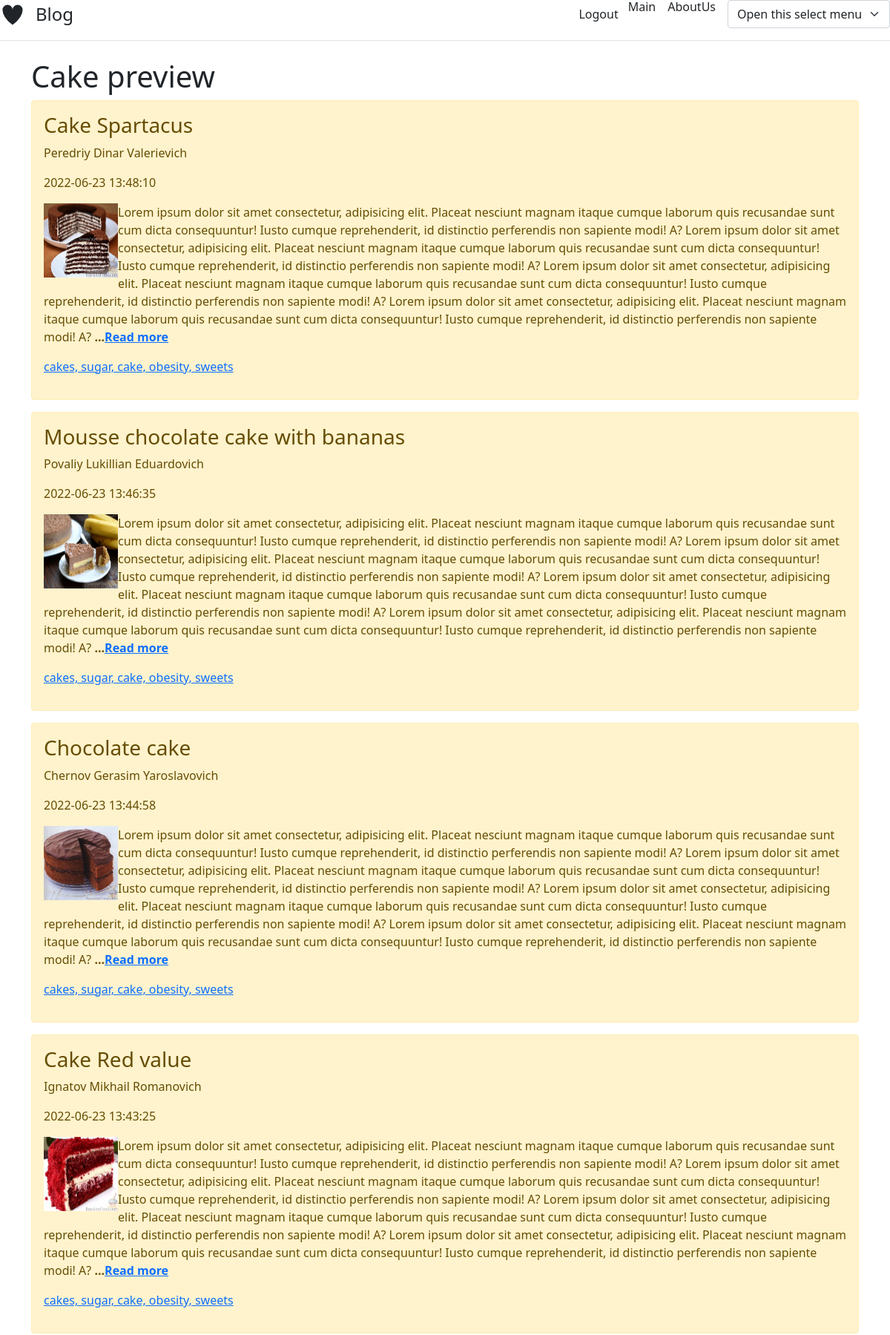
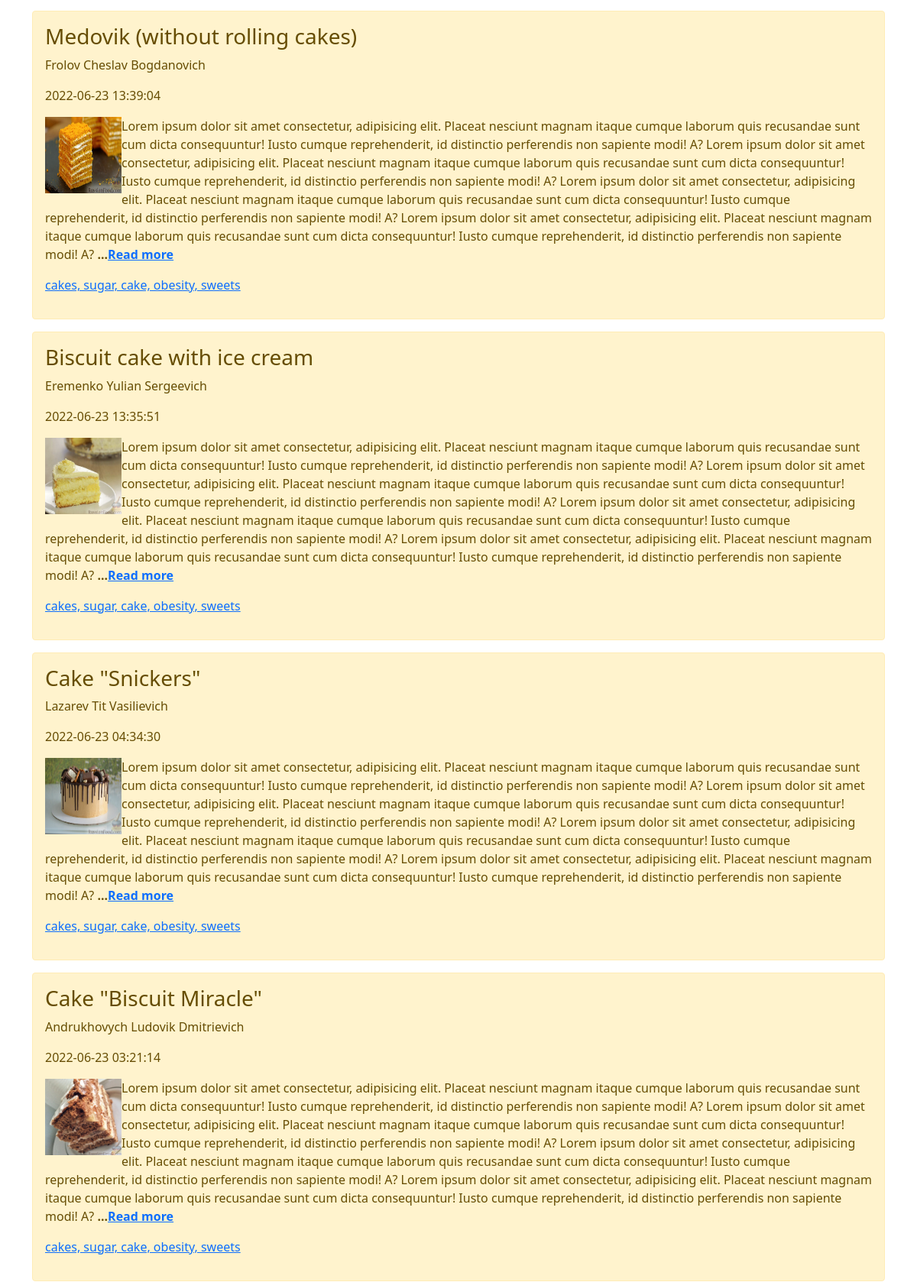
Page /blog_cake_php/preview.php (upper part) on the committed database (2 pictures, top to bottom).
### tables this page shows
CREATE TABLE `blog_tb` (
  `id` int NOT NULL,
  `title` varchar(255) DEFAULT NULL,
  `content` text,
  `author` varchar(255) DEFAULT NULL,
  `tags` varchar(255) DEFAULT NULL,
  `date` datetime NOT NULL DEFAULT CURRENT_TIMESTAMP,
  `image` varchar(255) DEFAULT NULL
);

### blog_cake_php/preview.php (the view, shortened to what this page needs)
<?php
include "header/header.php";
echo '<h1>Cake preview</h1>';
include "db_config.php";
$sql = "SELECT * FROM blog_tb ORDER BY id DESC ";
if($result = $conn->query($sql)){
    foreach($result as $row){
        echo '<div class="alert alert-warning mt-2">';
        echo '<h3>' . $row['title'] . '</h3>';
        echo '<p>' . $row['author'] . '</p>';
        echo '<p>' . $row['date'] . '</p>';
        echo '<img style="float: left;" src = "' . $row['image'] . '" width = "100px" height = "100px"/>';
        $rest = substr($row['content'], 0, 900);
        echo '<p>' . $rest . '<b>...<a href="articles/tort' . $row['id'] . '.php">Read more</a></b></p>';
        echo '<p><a href="index.php">' . $row['tags'] . '</a></p>';
        echo '</div>';
    }
} else{
    echo "Errors: " . $conn->error;
}
include "footer/footer.php";
?>

### blog_cake_php/header/header.php
<?php
echo '<!DOCTYPE html>
<html lang="ru">
<head>
    <meta charset="UTF-8">
    <meta http-equiv="X-UA-Compatible" content="IE=edge">
    <meta name="viewport" content="width=device-width, initial-scale=1.0">
    <link rel="stylesheet" href="https://cdn.jsdelivr.net/npm/bootstrap@5.1.3/dist/css/bootstrap.min.css">
    <title>Главная</title>
</head>
<body>
    <div class="d-flex flex-column flex-md-row align-items-center pb-3 mb-4 border-bottom">
        <a href="/" class="d-flex align-items-center text-dark text-decoration-none">
          <svg xmlns="http://www.w3.org/2000/svg" width="40" height="32" class="me-2" viewBox="0 0 118 94" role="img"><title>Bootstrap</title><path fill-rule="evenodd" clip-rule="evenodd" d="M 10,30 A 20,20 0,0,1 50,30 A 20,20 0,0,1 90,30 Q 90,60 50,90 Q 10,60 10,30 z" fill="currentColor"></path></svg>
          <span class="fs-4">Blog</span>
        </a>
        <nav class="d-inline-flex mt-2 mt-md-0 ms-md-auto">
        <a href="logout.php" class="btn">Logout</a>
          <h6><a class="me-3 py-2 text-dark text-decoration-none" href="/preview.php">Main</a></h6>
          <h6><a class="me-3 py-2 text-dark text-decoration-none" href="/aboutus.php">AboutUs</a></h6>
          <select name="forma" onchange="location = this.value;" class="form-select" aria-label="Default select example">
            <option selected>
              Open this select menu
            </option>
            <option value="/create.php"">
              Create article
            </option>
            <option value="/delate.php">
              Delate article
            </option>
            <option value="/update.php">
              Update article
            </option>
          </select>
        </nav>
      </div>
      <div class="container">';
?>

### blog_cake_php/footer/footer.php
<?php
echo '      </div>
</body>
</html>';
?>

### rows in the picture
blog_tb: title "Cake Spartacus", author "Peredriy Dinar Valerievich", date "2022-06-23 13:48:10", image (picture), content "Lorem ipsum dolor sit amet consectetur, adipisicing elit. Placeat nesciunt magnam itaque cumque laborum quis recusandae sunt cum dicta consequuntur! Iusto cumque reprehenderit, id distinctio perferendis non sapiente modi! A? Lorem ipsum dolor sit amet consectetur, adipisicing elit. Placeat nesciunt magnam itaque cumque laborum quis recusandae sunt cum dicta consequuntur! Iusto cumque reprehenderit, id distinctio perferendis non sapiente modi! A? Lorem ipsum dolor sit amet consectetur, adipisicing elit. Placeat nesciunt magnam itaque cumque laborum quis recusandae sunt cum dicta consequuntur! Iusto cumque reprehenderit, id distinctio perferendis non sapiente modi! A? Lorem ipsum dolor sit…", tags "cakes, sugar, cake, obesity, sweets"
blog_tb: title "Mousse chocolate cake with bananas", author "Povaliy Lukillian Eduardovich", date "2022-06-23 13:46:35", image (picture), content "Lorem ipsum dolor sit amet consectetur, adipisicing elit. Placeat nesciunt magnam itaque cumque laborum quis recusandae sunt cum dicta consequuntur! Iusto cumque reprehenderit, id distinctio perferendis non sapiente modi! A? Lorem ipsum dolor sit amet consectetur, adipisicing elit. Placeat nesciunt magnam itaque cumque laborum quis recusandae sunt cum dicta consequuntur! Iusto cumque reprehenderit, id distinctio perferendis non sapiente modi! A? Lorem ipsum dolor sit amet consectetur, adipisicing elit. Placeat nesciunt magnam itaque cumque laborum quis recusandae sunt cum dicta consequuntur! Iusto cumque reprehenderit, id distinctio perferendis non sapiente modi! A? Lorem ipsum dolor sit…", tags "cakes, sugar, cake, obesity, sweets"
blog_tb: title "Chocolate cake", author "Chernov Gerasim Yaroslavovich", date "2022-06-23 13:44:58", image (picture), content "Lorem ipsum dolor sit amet consectetur, adipisicing elit. Placeat nesciunt magnam itaque cumque laborum quis recusandae sunt cum dicta consequuntur! Iusto cumque reprehenderit, id distinctio perferendis non sapiente modi! A? Lorem ipsum dolor sit amet consectetur, adipisicing elit. Placeat nesciunt magnam itaque cumque laborum quis recusandae sunt cum dicta consequuntur! Iusto cumque reprehenderit, id distinctio perferendis non sapiente modi! A? Lorem ipsum dolor sit amet consectetur, adipisicing elit. Placeat nesciunt magnam itaque cumque laborum quis recusandae sunt cum dicta consequuntur! Iusto cumque reprehenderit, id distinctio perferendis non sapiente modi! A? Lorem ipsum dolor sit…", tags "cakes, sugar, cake, obesity, sweets"
blog_tb: title "Cake Red value", author "Ignatov Mikhail Romanovich", date "2022-06-23 13:43:25", image (picture), content "Lorem ipsum dolor sit amet consectetur, adipisicing elit. Placeat nesciunt magnam itaque cumque laborum quis recusandae sunt cum dicta consequuntur! Iusto cumque reprehenderit, id distinctio perferendis non sapiente modi! A? Lorem ipsum dolor sit amet consectetur, adipisicing elit. Placeat nesciunt magnam itaque cumque laborum quis recusandae sunt cum dicta consequuntur! Iusto cumque reprehenderit, id distinctio perferendis non sapiente modi! A? Lorem ipsum dolor sit amet consectetur, adipisicing elit. Placeat nesciunt magnam itaque cumque laborum quis recusandae sunt cum dicta consequuntur! Iusto cumque reprehenderit, id distinctio perferendis non sapiente modi! A? Lorem ipsum dolor sit…", tags "cakes, sugar, cake, obesity, sweets"
blog_tb: title "Medovik (without rolling cakes)", author "Frolov Cheslav Bogdanovich", date "2022-06-23 13:39:04", image (picture), content "Lorem ipsum dolor sit amet consectetur, adipisicing elit. Placeat nesciunt magnam itaque cumque laborum quis recusandae sunt cum dicta consequuntur! Iusto cumque reprehenderit, id distinctio perferendis non sapiente modi! A? Lorem ipsum dolor sit amet consectetur, adipisicing elit. Placeat nesciunt magnam itaque cumque laborum quis recusandae sunt cum dicta consequuntur! Iusto cumque reprehenderit, id distinctio perferendis non sapiente modi! A? Lorem ipsum dolor sit amet consectetur, adipisicing elit. Placeat nesciunt magnam itaque cumque laborum quis recusandae sunt cum dicta consequuntur! Iusto cumque reprehenderit, id distinctio perferendis non sapiente modi! A? Lorem ipsum dolor sit…", tags "cakes, sugar, cake, obesity, sweets"
blog_tb: title "Biscuit cake with ice cream", author "Eremenko Yulian Sergeevich", date "2022-06-23 13:35:51", image (picture), content "Lorem ipsum dolor sit amet consectetur, adipisicing elit. Placeat nesciunt magnam itaque cumque laborum quis recusandae sunt cum dicta consequuntur! Iusto cumque reprehenderit, id distinctio perferendis non sapiente modi! A? Lorem ipsum dolor sit amet consectetur, adipisicing elit. Placeat nesciunt magnam itaque cumque laborum quis recusandae sunt cum dicta consequuntur! Iusto cumque reprehenderit, id distinctio perferendis non sapiente modi! A? Lorem ipsum dolor sit amet consectetur, adipisicing elit. Placeat nesciunt magnam itaque cumque laborum quis recusandae sunt cum dicta consequuntur! Iusto cumque reprehenderit, id distinctio perferendis non sapiente modi! A? Lorem ipsum dolor sit…", tags "cakes, sugar, cake, obesity, sweets"
blog_tb: title "Cake \"Snickers\"", author "Lazarev Tit Vasilievich", date "2022-06-23 04:34:30", image (picture), content "Lorem ipsum dolor sit amet consectetur, adipisicing elit. Placeat nesciunt magnam itaque cumque laborum quis recusandae sunt cum dicta consequuntur! Iusto cumque reprehenderit, id distinctio perferendis non sapiente modi! A? Lorem ipsum dolor sit amet consectetur, adipisicing elit. Placeat nesciunt magnam itaque cumque laborum quis recusandae sunt cum dicta consequuntur! Iusto cumque reprehenderit, id distinctio perferendis non sapiente modi! A? Lorem ipsum dolor sit amet consectetur, adipisicing elit. Placeat nesciunt magnam itaque cumque laborum quis recusandae sunt cum dicta consequuntur! Iusto cumque reprehenderit, id distinctio perferendis non sapiente modi! A? Lorem ipsum dolor sit…", tags "cakes, sugar, cake, obesity, sweets"
blog_tb: title "Cake \"Biscuit Miracle\"", author "Andrukhovych Ludovik Dmitrievich", date "2022-06-23 03:21:14", image (picture), content "Lorem ipsum dolor sit amet consectetur, adipisicing elit. Placeat nesciunt magnam itaque cumque laborum quis recusandae sunt cum dicta consequuntur! Iusto cumque reprehenderit, id distinctio perferendis non sapiente modi! A? Lorem ipsum dolor sit amet consectetur, adipisicing elit. Placeat nesciunt magnam itaque cumque laborum quis recusandae sunt cum dicta consequuntur! Iusto cumque reprehenderit, id distinctio perferendis non sapiente modi! A? Lorem ipsum dolor sit amet consectetur, adipisicing elit. Placeat nesciunt magnam itaque cumque laborum quis recusandae sunt cum dicta consequuntur! Iusto cumque reprehenderit, id distinctio perferendis non sapiente modi! A? Lorem ipsum dolor sit…", tags "cakes, sugar, cake, obesity, sweets"
